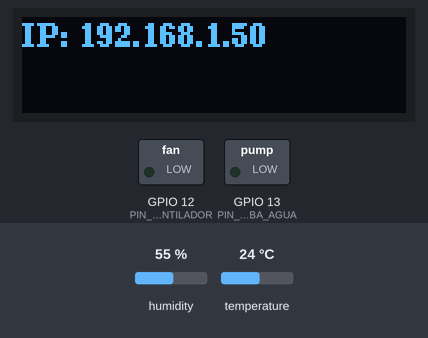
Simulated run of this sketch. Board: ESP32. Parts: 128×32 one-colour display, switched loads named in the sketch (green lamp = pin HIGH). Inputs (shaded band) come from the test bench; at power-on: humidity 55 %, temperature 24 °C. WiFi joins after 1.5 s; servers stay silent unless stated; storage starts empty; what the sketch prints to the serial monitor is not drawn.

Above: at 60.1 s.
At 65.1 s:
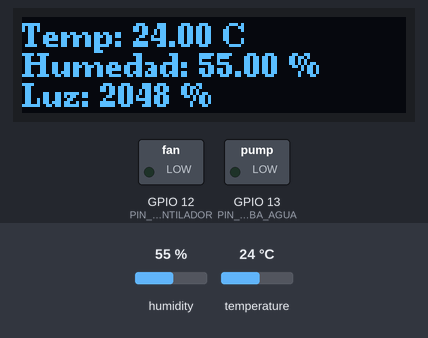

The sketch:

INVERNADERO_ME.ino
```cpp
#include <Arduino.h>
#include "WiFi.h"
#include "SD.h"
#include "DHT.h"
#include <U8g2lib.h>
#include <ESPAsyncWebServer.h>

// Declaraciones de constantes
AsyncWebServer server(80);
const char* ssid = "Readme";
const char* password = "13052023";
const unsigned long WiFiCheckInterval = 60000;
const int PIN_VENTILADOR = 12; // Pin para controlar el ventilador
const int PIN_BOMBA_AGUA = 13; // Pin para controlar la bomba de agua
const int UMBRAL_TEMP = 30; // Umbral de temperatura en grados Celsius
const int UMBRAL_HUM = 60;  // Umbral de humedad en porcentaje

// Declaraciones de funciones
void setupOled();
void setupWiFi();
bool checkWiFiConnection();
void setupSDCard();
void updateOledWithSensorValues(float temperature, float humidity, int lightIntensity);
void controlarReles(float temperature, float humidity);

// Declaraciones de objetos
DHT dht(4, DHT22); // Pin 4 para DHT22
U8G2_SH1106_128X32_VISIONOX_F_HW_I2C u8g2(U8G2_R0, /* reset=*/ U8X8_PIN_NONE);

enum Estado {
  INICIALIZACION,
  VERIFICACION_WIFI,
  MOSTRAR_IP,
  VERIFICACION_SD,
  LECTURA_SENSORES,
  MANEJO_SOLICITUDES_WEB
};

Estado estadoActual = INICIALIZACION;
unsigned long estadoAnteriorMillis = 0;
const unsigned long duracionIPMillis = 5000; // Duración de la visualización de la IP en milisegundos

IPAddress ip;
int lightIntensity; // Declaración de la variable lightIntensity fuera del switch

void setup() {
  Serial.begin(115200);
  WiFi.mode(WIFI_STA);
  setupSDCard();
  setupOled();
  pinMode(PIN_VENTILADOR, OUTPUT);
  pinMode(PIN_BOMBA_AGUA, OUTPUT);
}

void loop() {
  unsigned long currentMillis = millis();
  static unsigned long lastWiFiCheckTime = 0;

  switch (estadoActual) {
    case INICIALIZACION:
      setupWiFi();
      estadoActual = VERIFICACION_WIFI;
      break;

    case VERIFICACION_WIFI:
      if (currentMillis - lastWiFiCheckTime >= WiFiCheckInterval) {
        lastWiFiCheckTime = currentMillis;
        if (checkWiFiConnection()) {
          estadoActual = MOSTRAR_IP;
          estadoAnteriorMillis = currentMillis;
        }
      }
      break;

    case MOSTRAR_IP:
      if (currentMillis - estadoAnteriorMillis <= duracionIPMillis) {
        updateOledWithIP(ip);
      } else {
        estadoActual = VERIFICACION_SD;
      }
      break;

    case VERIFICACION_SD:
      if (SD.begin()) {
        estadoActual = LECTURA_SENSORES;
      } else {
        Serial.println("Error: No se pudo montar la tarjeta SD");
        delay(5000);
        estadoActual = INICIALIZACION;
      }
      break;

    case LECTURA_SENSORES:
      dht.begin();
      lightIntensity = analogRead(32); // Leer valor analógico de la fotorresistencia
      updateOledWithSensorValues(dht.readTemperature(), dht.readHumidity(), lightIntensity);
      controlarReles(dht.readTemperature(), dht.readHumidity());
      estadoActual = MANEJO_SOLICITUDES_WEB;
      break;

    case MANEJO_SOLICITUDES_WEB:
      server.on("/datos", HTTP_GET, [](AsyncWebServerRequest *request) {
        float temperature = dht.readTemperature();
        float humidity = dht.readHumidity();
        int lightIntensity = analogRead(32); // Leer valor analógico de la fotorresistencia
        String json = "{\"temperatura\": " + String(temperature) + ", \"humedad\": " + String(humidity) + ", \"intensidadLuz\": " + String(lightIntensity) + "}";
        request->send(200, "application/json", json);
      });

      server.on("/", HTTP_GET, [](AsyncWebServerRequest *request) {
        request->send(SD, "/index.html", "text/html");
      });

      server.serveStatic("/", SD, "/");
      server.begin();
      break;
  }
}

// Funciones de WiFi
void setupWiFi() {
  Serial.print("Conectando a WiFi ..");
  while (WiFi.status() != WL_CONNECTED) {
    WiFi.begin(ssid, password);
    Serial.print('.');
    delay(5000);
  }
  ip = WiFi.localIP();
  Serial.println(ip);
}

bool checkWiFiConnection() {
  return (WiFi.status() == WL_CONNECTED);
}

// Funciones de la tarjeta SD
void setupSDCard() {
  while (!SD.begin()) {
    Serial.println("Error: No se pudo montar la tarjeta SD");
    delay(5000);
  }
  uint8_t cardType = SD.cardType();

  if (cardType == CARD_NONE) {
    Serial.println("No hay tarjeta SD conectada");
    return;
  }

  Serial.print("Tipo de tarjeta SD: ");
  if (cardType == CARD_MMC) {
    Serial.println("MMC");
  } else if (cardType == CARD_SD) {
    Serial.println("SDSC");
  } else if (cardType == CARD_SDHC) {
    Serial.println("SDHC");
  } else {
    Serial.println("Desconocido");
  }

  uint64_t cardSize = SD.cardSize() / (1024 * 1024);
  Serial.printf("Tamaño de la tarjeta SD: %lluMB\n", cardSize);
}

// Funciones de la pantalla OLED
void setupOled() {
  u8g2.begin();
  u8g2.setFont(u8g2_font_ncenB08_tr); // Utilizar una fuente más pequeña
}

void updateOledWithSensorValues(float temperature, float humidity, int lightIntensity) {
  u8g2.clearBuffer();
  u8g2.setCursor(0, 10);
  u8g2.print("Temp: ");
  u8g2.print(temperature);
  u8g2.print(" C\n");

  u8g2.setCursor(0, 20);
  u8g2.print("Humedad: ");
  u8g2.print(humidity);
  u8g2.print(" %\n");

  u8g2.setCursor(0, 30);
  u8g2.print("Luz: ");
  u8g2.print(lightIntensity);
  u8g2.print(" %\n");

  u8g2.sendBuffer();
}

void updateOledWithIP(IPAddress ip) {
  u8g2.clearBuffer();
  u8g2.setCursor(0, 10);
  u8g2.print("IP: ");
  u8g2.print(ip);
  u8g2.sendBuffer();
}

void controlarReles(float temperature, float humidity) {
  // Verificar los valores de temperatura y humedad
  if (temperature >= UMBRAL_TEMP || (humidity < UMBRAL_HUM && temperature >= 32)) {
    // Encender el ventilador
    digitalWrite(PIN_VENTILADOR, HIGH);

    // Verificar si también se necesita encender la bomba de agua
    if (humidity < UMBRAL_HUM && temperature >= 32) {
      digitalWrite(PIN_BOMBA_AGUA, HIGH);
    } else {
      digitalWrite(PIN_BOMBA_AGUA, LOW);
    }
  } else {
    // Apagar ambos relés
    digitalWrite(PIN_VENTILADOR, LOW);
    digitalWrite(PIN_BOMBA_AGUA, LOW);
  }
}
```

Measured:
- what the display in image 0 shows lasts 5.0 s, from 60.0 s to 65.0 s
